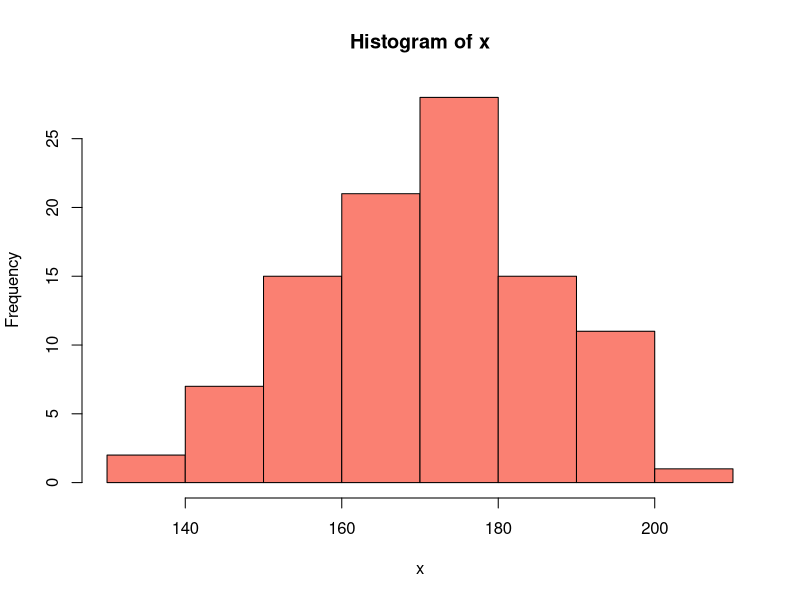

Write the R code that produced this figure.
## ---- chunk 1
knitr::opts_chunk$set(echo=FALSE, eval=TRUE)
## ---- chunk 2
x <- rnorm(n=100, mean=170, sd=15)
hist(x, col='salmon')
